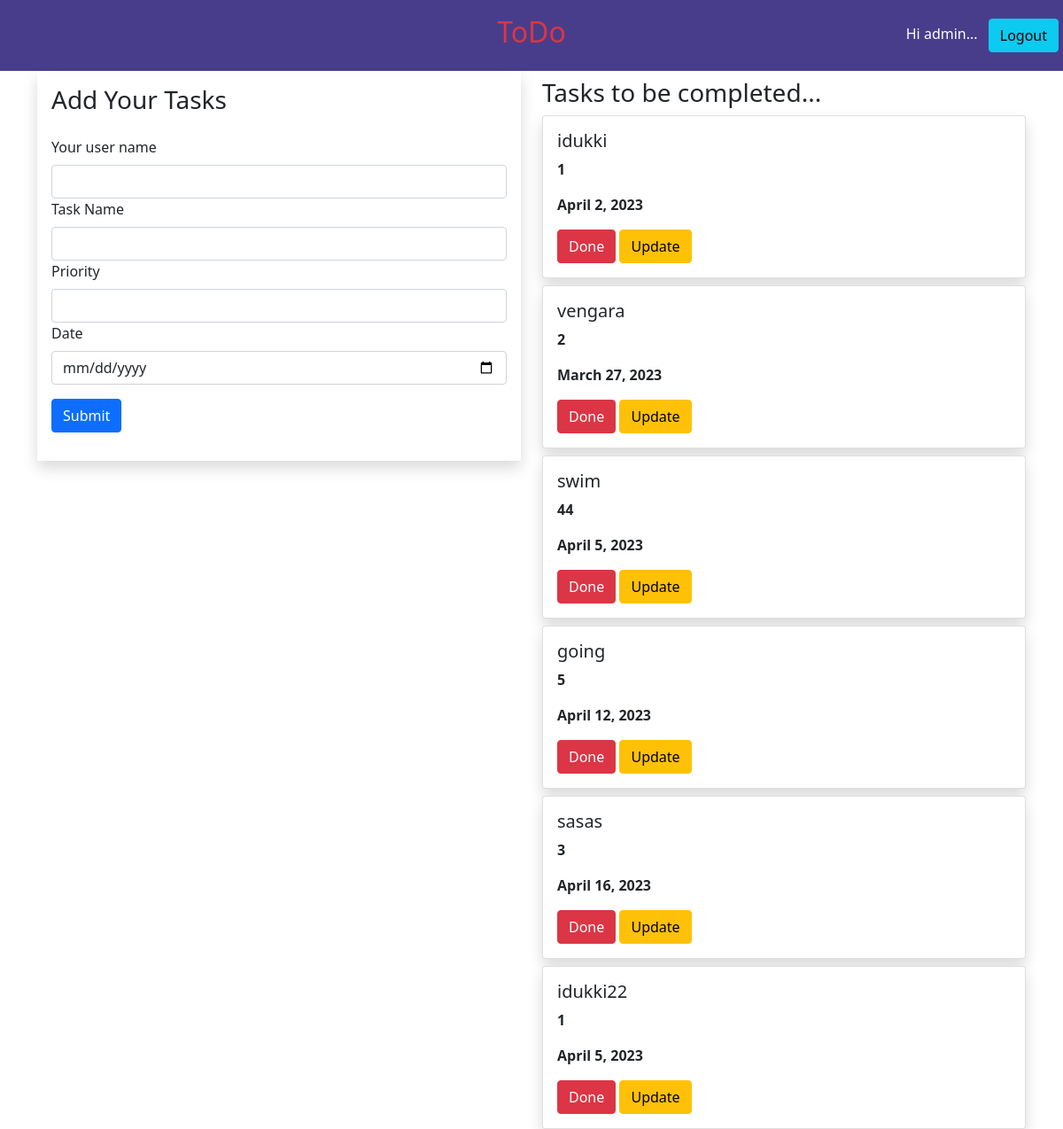
The page /cbvhome/ (signed in) on the database its author committed.
### todoapp/models.py (models this page shows, shortened)
class Task(models.Model):
    username = models.CharField(max_length=200,default="js")
    name = models.CharField(max_length=200)
    priority = models.IntegerField()
    date = models.DateField()

### todoapp/views.py (the view)
# urls.py: path('cbvhome/', views.Tasklistview.as_view(), name='cbvhome'),
class Tasklistview(ListView):
    model = Task
    template_name = 'index.html'
    context_object_name = 'task'

### templates/index.html (shortened to what this page needs)
{% extends 'base.html' %}
{% block body %}
<div class="container">
  <div class="row">
    <div class="col-6">
      <form class="shadow p-3" method="post">
        <h3>Add Your Tasks</h3>
        <label for="username" class="form-label mt-3">Your user name</label>
        <input type="text" class="form-control" id="username" name="username" required>
        <label for="task" class="form-label">Task Name</label>
        <input type="text" class="form-control" id="task" name="task">
        <label for="priority" class="form-label">Priority</label>
        <input type="number" class="form-control" id="priority" name="priority">
        <label for="date" class="form-label">Date</label>
        <input type="date" class="form-control" name="date" id="date">
        <button type="submit" class="btn btn-primary my-3">Submit</button>
      </form>
    </div>
    <div class="col-6 mt-2">
      <h3>Tasks to be completed...</h3>
      {% for i in task %}
      <div class="card shadow mt-2">
        <div class="card-body">
          <h5 class="card-title">{{ i.name }}</h5>
          <p><b>{{ i.priority }}</b></p>
          <p><b>{{ i.date }}</b></p>
          <a class="btn btn-danger" href="{% url 'todoapp:delete' i.id %}">Done</a>
          <a class="btn btn-warning" href="{% url 'todoapp:update' i.id %}">Update</a>
        </div>
      </div>
      {% endfor %}
    </div>
  </div>
</div>
{% endblock %}

### templates/base.html (shortened to what this page needs)
{% load static %}
<!DOCTYPE html>
<html lang="en">
<head>
    <link href="https://cdn.jsdelivr.net/npm/bootstrap@5.1.3/dist/css/bootstrap.min.css" rel="stylesheet">
    <link rel="stylesheet" href="{% static 'style.css' %}">
</head>
<body>
<div class="container-fluid">
  <div class="row">
    <div class="banner d-flex align-items-center justify-content-center">
      <div class="banner-text text-danger"><h2>ToDo</h2></div>
        <span style="position:absolute; right:5px">
            {% if user.is_authenticated %}
            <p class="text text-white m-2" style="display: inline;">Hi {{user.username}}...</p>
            <a href="{% url 'accounts:logout' %}"><button class="btn btn-info">Logout</button></a>
            {% else %}
            <p class="text text-white m-2" style="display: inline;">Hi.. Please Login</p>
            <a href="{% url 'accounts:register' %}"><button class="btn btn-info">Register</button></a>>
            <a href="{% url 'accounts:login' %}"><button class="btn btn-info">Login</button></a>>
            {% endif %}
        </span>
    </div>
  </div>
</div>
{% block body %}
{% endblock %}
</body>
</html>

### static/style.css (style rules this page uses)
.banner { background-color : darkslateblue; height: 10vh; }

### rows shown on the page
Task: name "idukki", priority "1", date "April 2, 2023"
Task: name "vengara", priority "2", date "March 27, 2023"
Task: name "swim", priority "44", date "April 5, 2023"
Task: name "going", priority "5", date "April 12, 2023"
Task: name "sasas", priority "3", date "April 16, 2023"
Task: name "idukki22", priority "1", date "April 5, 2023"

### other values the page prints
{{ user.username }} "admin"
